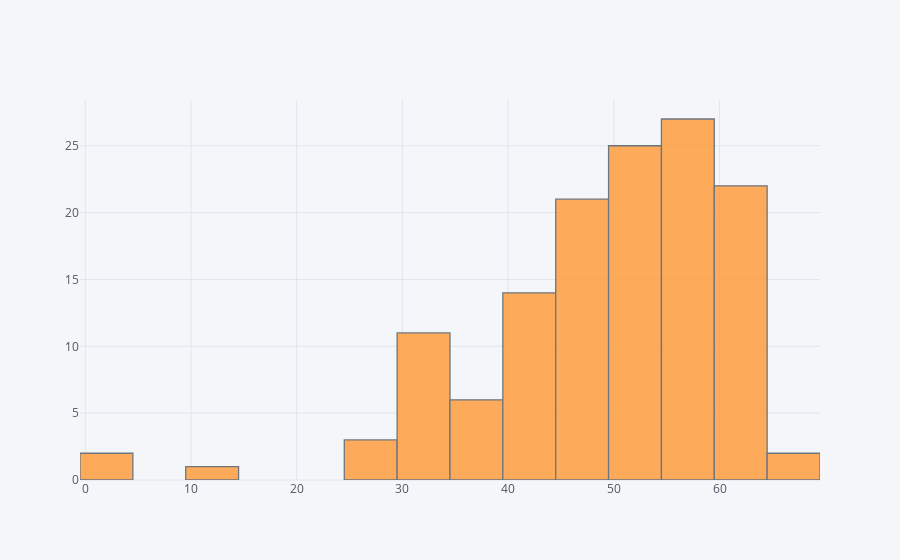

This figure's notebook cell:
### Markdown cell above
### SPCC Theory Marks Distribution

### Code cell
df2018['SPCC-TH'].iplot(kind='hist',bins=25)

### Figure 1 — Plotly figure (JSON) as saved in the notebook; plotly's stock layout.template omitted (floating-point values rounded to 4 significant figures; data arrays with more than 128 entries replaced by an {"elided": "..."} marker saying what was removed)
{"data": [{"histfunc": "count", "histnorm": "", "marker": {"color": "rgba(255, 153, 51, 1.0)", "line": {"color": "#4D5663", "width": 1.3}}, "name": "SPCC-TH", "nbinsx": 25, "opacity": 0.8, "orientation": "v", "type": "histogram", "x": {"elided": "134 int values"}}], "layout": {"barmode": "overlay", "legend": {"bgcolor": "#F5F6F9", "font": {"color": "#4D5663"}}, "paper_bgcolor": "#F5F6F9", "plot_bgcolor": "#F5F6F9", "titlefont": {"color": "#4D5663"}, "xaxis1": {"gridcolor": "#E1E5ED", "showgrid": true, "tickfont": {"color": "#4D5663"}, "title": "", "titlefont": {"color": "#4D5663"}, "zerolinecolor": "#E1E5ED"}, "yaxis1": {"gridcolor": "#E1E5ED", "showgrid": true, "tickfont": {"color": "#4D5663"}, "title": "", "titlefont": {"color": "#4D5663"}, "zerolinecolor": "#E1E5ED"}}}
